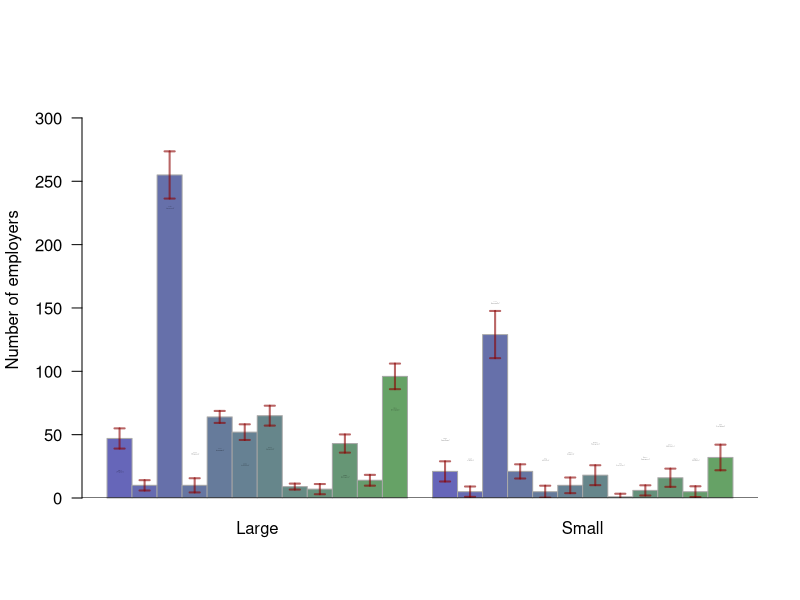
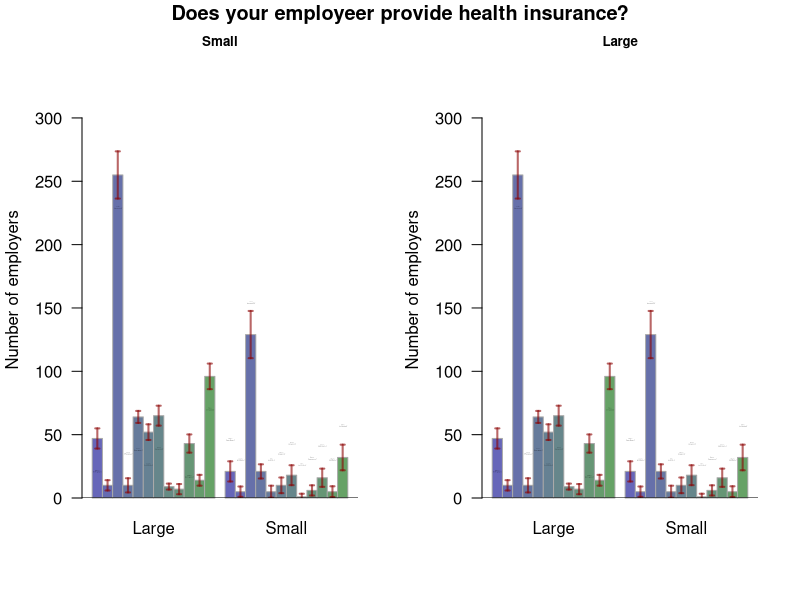
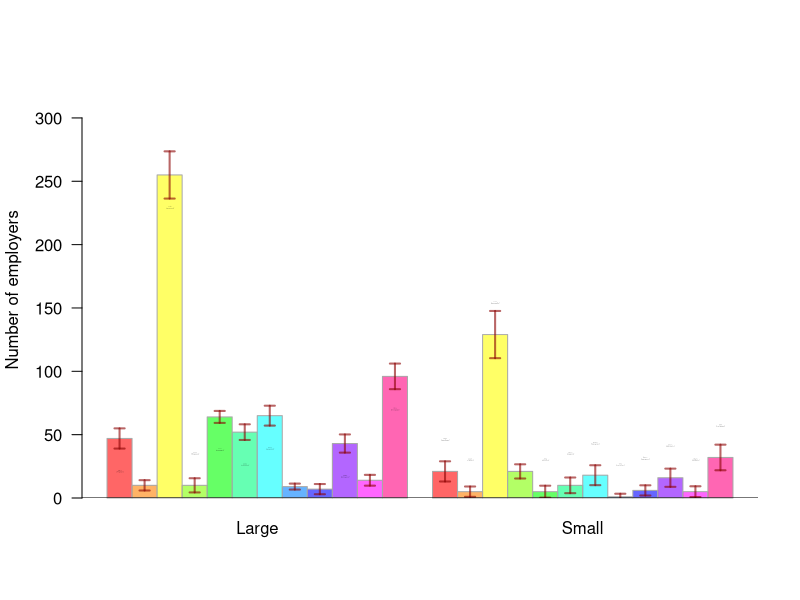
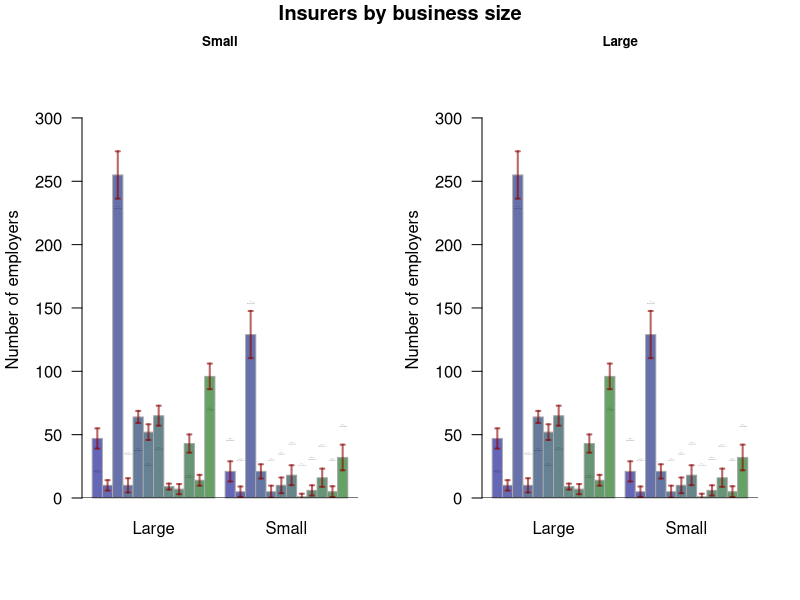
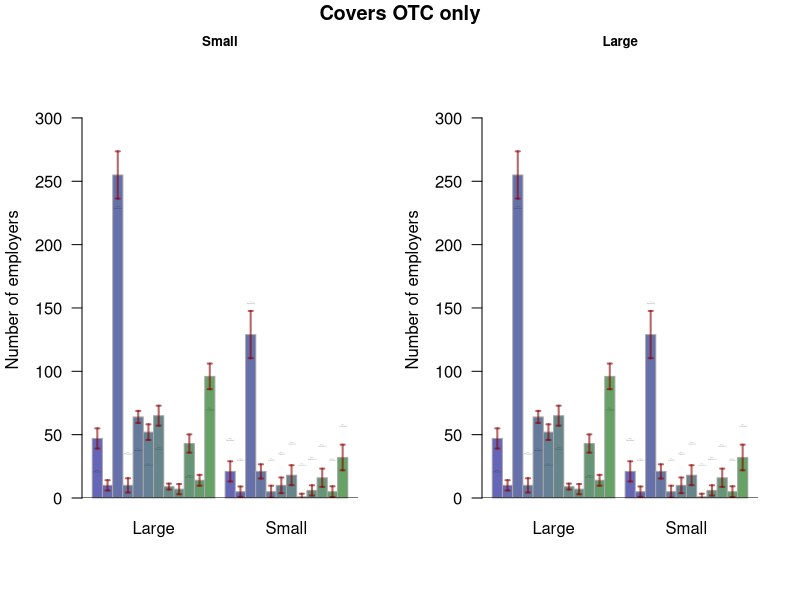
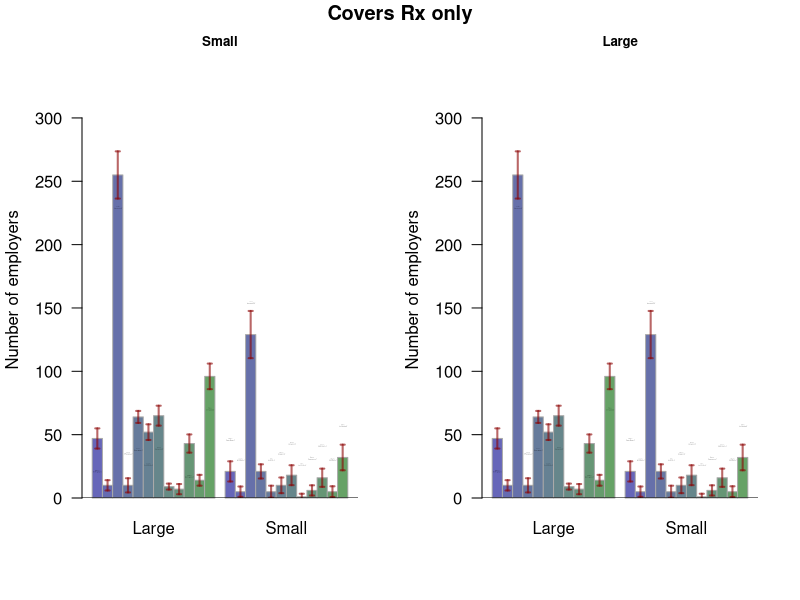
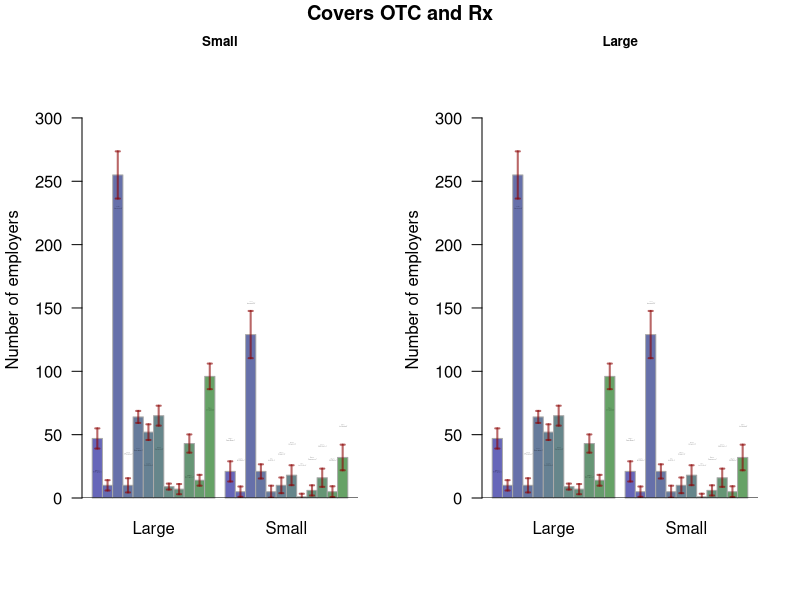
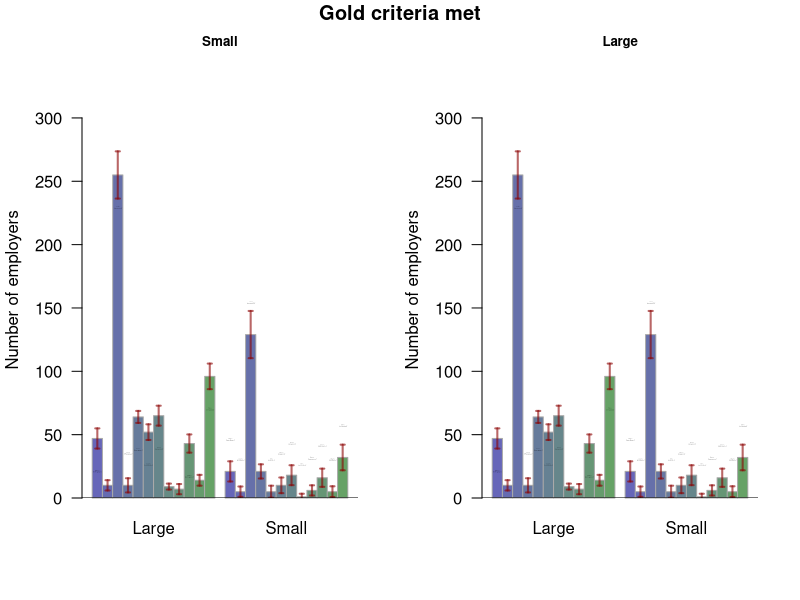

The R script that drew these images, in order:
library(Hmisc)
library(RColorBrewer)
library(car)

# Set wd
setwd("C:/Users/BrewJR/Documents/fdoh/public/tobacco")

# Read in data
comb <- read.csv("comb1.csv", stringsAsFactors = FALSE)

# Recode all 77, 88, 99
for (i in 1:ncol(comb)){
  var <-  comb[,i]
  var[which(var %in% c(77,88,99))] <- NA
  var[which(var %in% c("77", "88", "99"))] <- NA
  comb[,i] <- var
}

# Selectively recode
yesnos <- c(7,8, 12:31, 33:35)
for (i in yesnos){
  comb[,i] <- Recode(comb[,i],
                     "1 = 'Yes';
                      2 = 'No'")
}

# Size category
comb[,5] <- Recode(comb[,5],
                   "1 = 'Small'; 
                   2 = 'Large'")

# Type of insurance coverage
comb[,9] <- Recode(comb[,9],
                   "1 = 'Self'; 
                   2 = 'Fully';
                   0 = NA;
                  ' ' = NA; 
                  '' = NA; 
                  '1- ' = NA;  
                   '1-' = 'Self';
                   '2l' = 'Fully'")

# Employer sector
comb[,11] <- Recode(comb[,11],
                    "1 = 'Government';
                    2 = 'Healthcare';
                    3 = 'Business';
                    4 = 'County School District';
                    5 = 'City Municipality';
                    6 = 'County Municipality'")

# Extent of TFG policy coverage
comb[,32] <- Recode(comb[,32], "
                    1 = '100% SFG';
                    2 = '100% TFG';
                    3 = 'SFIW';
                    4 = 'SFIWO'")

# Insurance carrier
comb[,10] <- Recode(comb[,10], 
                   "'1' = 'UHC';
                    '2' = 'Aetna';
                    '3' = 'Avmed';
                    '4' = 'BCBS';
                    '5' = 'Capital';
                    '6' = 'Florida Blue';
                    '7' = 'Cigna';
                    '8' = 'Health First';
                    '9' = 'Humana';
                    '10' = 'Self-insured';
                    '11' = 'Other';
                    '12' = 'Combination'")

# Read in names of questions
comb_names <- read.csv("comb1.csv", header = FALSE)
comb_names <- comb_names[1,]

###################
# SIMPASYM FUNCTION FOR CALCULATIN C.I. OF PROPORTIONS
###################
simpasym <- function(n, p, z=1.96, cc=TRUE){
  out <- list()
  if(cc){
    out$lb <- p - z*sqrt((p*(1-p))/n) - 0.5/n
    out$ub <- p + z*sqrt((p*(1-p))/n) + 0.5/n
  } else {
    out$lb <- p - z*sqrt((p*(1-p))/n)
    out$ub <- p + z*sqrt((p*(1-p))/n)
  }
  out
}

###################
# WRITE FUNCTION FOR PLOTTING BARS
###################
BarFun <- function(var, by_var = NULL, recode_var = NULL, ref = NULL,
                   cex.names = 1, las = 1, legend = FALSE, rain = FALSE){
  
  var <- comb[,"Insurance.Carrier"]
  by_var = comb[,5]
  ref <- NULL
  recode_var <- NULL
  cex.names = 1
  las = 1
  # Ensure it's treated as a character
  var <- as.character(var)
  
  # Make var a factor and relevel so "unknown" comes first
  var <- factor(var)
  if(!is.null(by_var)){by_var <- factor(by_var)}
  if(is.null(ref)){
    var <- var
  } else {
    var <- relevel(var, ref = ref)
  }
    
  # Make a table
  if(is.null(by_var)){
    var_table <- table(var)
    var_names <- names(var_table)
    var_vals <- as.numeric(var_table)
    var_prop <- prop.table(var_table) * 100
    
    # Calculate confidence intervals
    ci <- simpasym(n=sum(var_table), 
                   p=var_prop / 100, 
                   z=1.96, cc=TRUE) 
    lb <- ci$lb * sum(var_table)
    ub <- ci$ub * sum(var_table)
    
  } else {
    var_table <- table(var, by_var)
    var_names <- levels(var)
    var_vals <- matrix(var_table, ncol = length(levels(by_var)))
    var_prop <- prop.table(var_table, 1) * 100
    
    # Calculate confidence intervals
    ci <- simpasym(n= rep(apply(var_table, 1, sum),2), #sum(var_table), 
                   p=var_prop / 100, 
                   z=1.96, cc=TRUE) 
    lb <- ci$lb * rep(apply(var_table, 1, sum),2) #var_table#sum(var_table)
    ub <- ci$ub * rep(apply(var_table, 1, sum),2)#var_table#sum(var_table)
    
  }

  
  # Assing positions based on relative value compared to others
  var_pos <- ifelse(var_prop < 0.5 * max(var_prop),
                    3, 1)
  

  
  # Create color vector (first is always red if there are unknowns)
#   if( var_table["Unknown"] > 0 ){
#     my_colors <- c("Red", colorRampPalette(c("darkblue", "darkgreen"))(length(levels(var)) -1))
#   } else {
    my_colors <- colorRampPalette(c("darkblue", "darkgreen"))(length(levels(var)))
#   }


if(rain){
  my_colors <- rainbow(length(levels(var)))
}
  my_colors <- adjustcolor(my_colors, alpha.f = 0.6)


  # Make barplot
  if(is.null(by_var)){
    bp <- barplot(var_table,
                  ylim = c(0, max(ub)*1.2),
                  col = my_colors,
                  border = "darkgrey",
                  ylab = "Number of employers",
                  cex.names = cex.names,
                  las = las, 
                  beside = TRUE)
    
    # Add point estimate text
    #   text(x = bp[,1],
    #        y = var_vals,
    #        labels = paste0(round(var_prop, digits = 1), "%"),
    #        pos = var_pos)
    
    # Add error bars
    errbar(x=bp[,1],
           y=var_table,
           yplus=ub,
           yminus=lb,
           add=TRUE,
           type="n",
           errbar.col=adjustcolor("darkred", alpha.f=0.6),
           lwd=2)
    
    # Add text of point estimate with c.i.'s
    text(x=bp[,1], 
         y= ifelse(var_pos == 1, 
                   var_table - (.1*max(var_table)),
                   var_table + (.1*max(var_table))),
         labels=paste0(" ", round(var_prop, digits=1),
                       "%",
                       "\n(",
                       round(ci$lb*100, digits=1),
                       "%",
                       "-",
                       round(ci$ub*100, digits=1),
                       "%",
                       ")"
         ),
         cex=2/length(var_table),
         col=adjustcolor("black", alpha.f=0.7))
    
    abline(h = 0)
  } else{
    
    bp <- barplot(var_table,
                  ylim = c(0, max(ub)*1.2),
                  col = my_colors,
                  border = "darkgrey",
                  ylab = "Number of employers",
                  cex.names = cex.names,
                  las = las,
                  beside = TRUE,
                  legend = legend)
    
    # Add error bars
    errbar(x=bp,
           y=var_table,
           yplus=ub,
           yminus=lb,
           add=TRUE,
           type="n",
           errbar.col=adjustcolor("darkred", alpha.f=0.6),
           lwd=2)
    
    # Add text of point estimate with c.i.'s
    text(x=bp, 
         y= ifelse(var_pos == 1, 
                   var_table - (.1*max(var_table)),
                   var_table + (.1*max(var_table))),
         labels=paste0(" ", round(var_prop, digits=1),
                       "%",
                       "\n(",
                       round(ci$lb*100, digits=1),
                       "%",
                       "-",
                       round(ci$ub*100, digits=1),
                       "%",
                       ")"
         ),
         cex=2/length(var_table),
         col=adjustcolor("black", alpha.f=0.7))
    
    abline(h = 0)
    
  }


 
}


#!!!!!!!!!!!!!!!!!!!!!!!!!!!!!!!!!!!!!!!!!!!!!!!!!!!!!!

#1 . Size of employer and does employer provide health insurance
BarFun(comb[,5], by_var = comb[,8])
par(mfrow=c(1,2))
BarFun(comb[which(comb[,5] == "Small"),8])
title(main = "Small", cex.main = 0.8)
BarFun(comb[which(comb[,5] == "Large"),8])
title(main = "Large", cex.main = 0.8)
title(main = "Does your employeer provide health insurance?",
      outer = TRUE,
      line = -1)
par(mfrow = c(1,1))

# 2. Insurance carrier x size of employer
BarFun(comb[,"Insurance.Carrier"], by_var = comb[,8], rain = TRUE)

par(mfrow=c(1,2))

BarFun(var = comb[which(comb[,5] == "Small"),"Insurance.Carrier"],
       cex.names = 0.6,
       las = 3)
title(main = "Small", cex.main = 0.8)

BarFun(var = comb[which(comb[,5] == "Large"),"Insurance.Carrier"],
       cex.names = 0.6,
       las = 3)
title(main = "Large", cex.main = 0.8)
title(main = "Insurers by business size",
      outer = TRUE,
      line = -1)

#3 . Size of employeer by OTC only
par(mfrow=c(1,2))
BarFun(comb[which(comb[,5] == 1),16])
title(main = "Small", cex.main = 0.8)
BarFun(comb[which(comb[,5] == 2),16])
title(main = "Large", cex.main = 0.8)
title(main = "Covers OTC only",
      outer = TRUE,
      line = -1)

#4. Size of employer x Rx only
par(mfrow=c(1,2))
BarFun(comb[which(comb[,5] == 1),21])
title(main = "Small", cex.main = 0.8)
BarFun(comb[which(comb[,5] == 2),21])
title(main = "Large", cex.main = 0.8)
title(main = "Covers Rx only",
      outer = TRUE,
      line = -1)

# 5. Size of employer and combination OTC and RX
par(mfrow=c(1,2))
BarFun(comb[which(comb[,5] == 1),22])
title(main = "Small", cex.main = 0.8)
BarFun(comb[which(comb[,5] == 2),22])
title(main = "Large", cex.main = 0.8)
title(main = "Covers OTC and Rx",
      outer = TRUE,
      line = -1)

# 6. Size of employer and gold criteria met
par(mfrow=c(1,2))
BarFun(comb[which(comb[,5] == 1),35])
title(main = "Small", cex.main = 0.8)
BarFun(comb[which(comb[,5] == 2),35])
title(main = "Large", cex.main = 0.8)
title(main = "Gold criteria met",
      outer = TRUE,
      line = -1)

# 7. 

#8. 

# 9. Insurance carrier by OTC nly
par(mfrow=c(1,2))
BarFun(comb[which(comb[,10] == 1),16])
title(main = "Small", cex.main = 0.8)
BarFun(comb[which(comb[,10] == 2),16])
title(main = "Large", cex.main = 0.8)
title(main = "Covers OTC only",
      outer = TRUE,
      line = -1)

# 10. 

for (i in 7:57){
  BarFun(comb[,i])
}

###############
# GEOCODING
###############

# Having already geocoded, just read in locations
locations <- read.csv("locations.csv")

# merge with comb
comb <- cbind(comb, locations)

# THE BELOW ONLY NEEDS TO BE RUN ONCE:
# places <- paste0(comb$Name.of.Employer,
#                 ", ", 
#                 comb$County.Reporting,
#                 " ", "county",
#                 ", ",
#                 "Florida")
# 
# library(RCurl)
# library(RJSONIO)
# library(plyr)
# 
# url <- function(address, return.call = "json", sensor = "false") {
#   root <- "http://maps.google.com/maps/api/geocode/"
#   u <- paste(root, return.call, "?address=", address, "&sensor=", sensor, sep = "")
#   return(URLencode(u))
# }
# 
# geoCode <- function(address,verbose=FALSE) {
#   if(verbose) cat(address,"\n")
#   u <- url(address)
#   doc <- getURL(u)
#   x <- fromJSON(doc,simplify = FALSE)
#   if(x$status=="OK") {
#     lat <- x$results[[1]]$geometry$location$lat
#     lng <- x$results[[1]]$geometry$location$lng
#     location_type <- x$results[[1]]$geometry$location_type
#     formatted_address <- x$results[[1]]$formatted_address
#     return(c(lat, lng, location_type, formatted_address))
#   } else {
#     return(c(NA,NA,NA, NA))
#   }
# }
# 
# 
# locations <- ldply(places, function(x) geoCode(x))
# names(locations) <- c("lat","lon","location_type", "forAddress")

#write.csv(locations, "locations.csv")

###############
# MAP FUNCTION
###############
par(mfrow = c(1,1))
par(mar=c(1,1,1,1))
library(maps)
mymap <- map("county", "fl",
             fill = TRUE,
             col = "grey",
             border = "darkgrey")

size_col <- ifelse(comb[,5] == 1, "blue", 
                   ifelse(comb[,5] == 2, "red",
                          "darkgreen"))
size_pch <- ifelse(comb[,5] == 1, 16,
                   ifelse(comb[,5] == 2, 15,
                          17))

# points(comb$lon, comb$lat, col = adjustcolor("black", alpha.f = 0.6),
#        cex = 0.5)
points(comb$lon, comb$lat, 
       col = adjustcolor(size_col, alpha.f = 0.2),
       pch = size_pch,
       cex = 0.5)

legend(x = "left",
       pch = c(16,15,17),
       col = adjustcolor(c("blue", "red", "darkgreen"), alpha.f = 0.4),
       legend = c("Small (<50)", "Large (50+)", "Unknown"),
       bty = "n",
       cex = 0.75,
       title = "Business size")




##########
# MAP FUNCTION
##########
TractFun <- function(var, color){
  plotvar <- var
  nclr <- 5
  plotclr <- brewer.pal(nclr, color)
  class <- classIntervals(plotvar, nclr, style = "quantile", dataPrecision=0) #use "equal" instead
  #class <- classIntervals(0:100, nclr, style="equal")
  colcode <- findColours(class, plotclr)
  legcode <- paste0(gsub(",", " - ", gsub("[[]|[]]|[)]", "", names(attr(colcode, "table")))), "%")
  plot(tract2, border=NA, col=colcode)
  legend("left", # position
         legend = legcode, #names(attr(colcode, "table")), 
         fill = attr(colcode, "palette"), 
         cex = 0.6, 
         border=NA,
         bty = "n")
}
